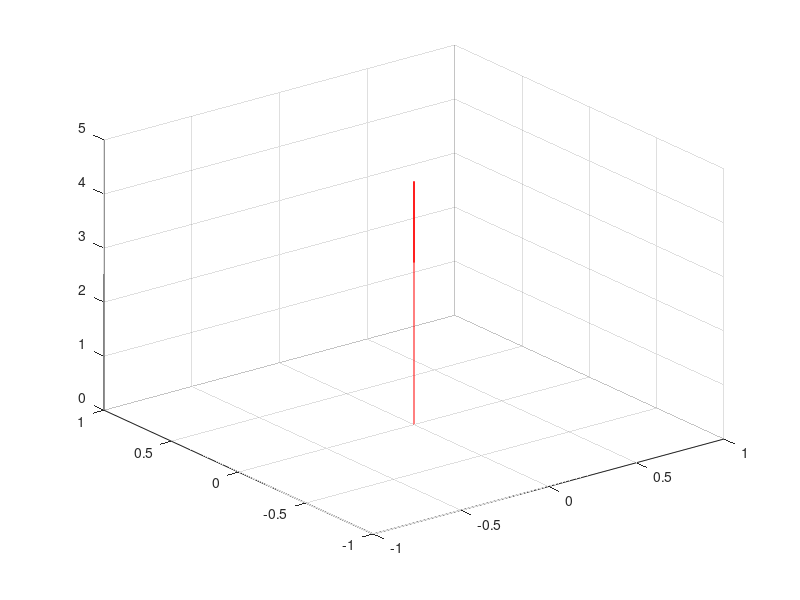

This chart was generated by the following MATLAB code: (Note: this script raises an error after producing the figure.)
function DrawBoxTest()
    close all

    quiver3(0,0,0,0,0,5,'color','r'); 
    hold on
    DrawBox (2, 2, 2, 0, 0, 0, eul2rotm([pi/4, pi/2 - 0.6155, 0]));
    axis equal;
    
end